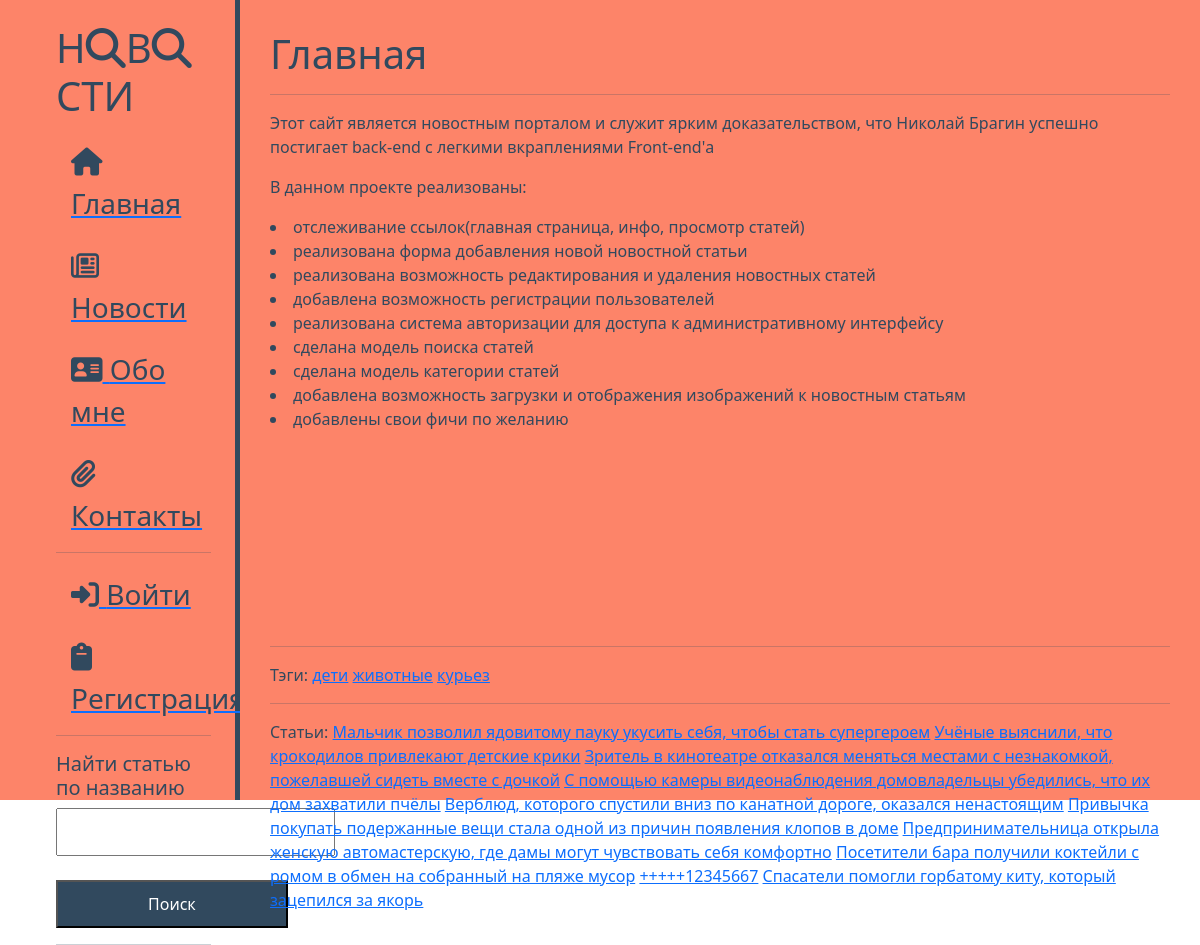
The page / on the database its author committed.
### index/models.py (models this page shows, shortened)
class Category(models.Model):
    category_name = models.CharField(max_length=256)
    class Meta:
        verbose_name = 'Тэг'
        verbose_name_plural = 'Тэги'

class Product(models.Model):
    product_name = models.CharField(max_length=512)
    product_category = models.ForeignKey(Category, on_delete=models.CASCADE)
    product_des = models.TextField(blank=True)
    product_photo = models.ImageField(upload_to='index\static\img')
    class Meta:
        verbose_name = 'Новость'
        verbose_name_plural = 'Новости'

### index/views.py (the view)
# urls.py: path('', views.home_page),
def home_page(request):
    search_bar = forms.SearchForm()
    products = models.Product.objects.all()
    categories = models.Category.objects.all()
    context = {'form': search_bar,
               'products': products,
               'categories': categories}
    return render(request, 'index.html', context)

### index/forms.py
class SearchForm(forms.Form):
    search_product = forms.CharField(max_length=256)

### index/templates/index.html (shortened to what this page needs)
{% extends 'layout.html' %}
{% block content %}
    <h1>Главная</h1>
    <hr>
    <p>Этот сайт является новостным порталом и служит ярким доказательством, что Николай Брагин успешно постигает back-end с легкими вкраплениями Front-end'а</p>
    <p>В данном проекте реализованы:
        <li>отслеживание ссылок(главная страница, инфо, просмотр статей)</li>
        <li>реализована форма добавления новой новостной статьи</li>
        <li>реализована возможность редактирования и удаления новостных статей</li>
        <li>добавлена возможность регистрации пользователей</li>
        <li>реализована система авторизации для доступа к административному интерфейсу</li>
        <li>сделана модель поиска статей</li>
        <li>сделана модель категории статей</li>
        <li>добавлена возможность загрузки и отображения изображений к новостным статьям</li>
        <li>добавлены свои фичи по желанию</li>
    </p>
{% endblock %}
{% block tools %}
    <hr>
    Тэги:
    {% for category in categories %}
        <a href="category/{{ category.id }}">{{ category.category_name }}</a>
    {% endfor %}
    <hr>
    Статьи:
    {% for product in products %}
        <a href="product/{{ product.id }}">{{ product.product_name }}</a>
    {% endfor %}
{% endblock %}
{% block search %}
        <hr>
        <h5>Найти статью по названию</h5>
        <form action="search" method="POST">
            <input class="find" type="text" name="search_product"><br>
            <br>
            <button class="search">Поиск</button>
        </form>
{% endblock %}

### index/static/css/index.css (style rules this page uses)
body { background: #fd8469; }
.search { color: white; background-color: #31495e; text-align: center; padding: 10px 90px; }
.find { padding: 10px 22px; }

### rows shown on the page
Category: category_name "дети"
Category: category_name "животные"
Category: category_name "курьез"
Product: product_name "Мальчик позволил ядовитому пауку укусить себя, чтобы стать супергероем"
Product: product_name "Учёные выяснили, что крокодилов привлекают детские крики"
Product: product_name "Зритель в кинотеатре отказался меняться местами с незнакомкой, пожелавшей сидеть вместе с дочкой"
Product: product_name "С помощью камеры видеонаблюдения домовладельцы убедились, что их дом захватили пчёлы"
Product: product_name "Верблюд, которого спустили вниз по канатной дороге, оказался ненастоящим"
Product: product_name "Привычка покупать подержанные вещи стала одной из причин появления клопов в доме"
Product: product_name "Предпринимательница открыла женскую автомастерскую, где дамы могут чувствовать себя комфортно"
Product: product_name "Посетители бара получили коктейли с ромом в обмен на собранный на пляже мусор"
Product: product_name "+++++12345667"
Product: product_name "Спасатели помогли горбатому киту, который зацепился за якорь"
